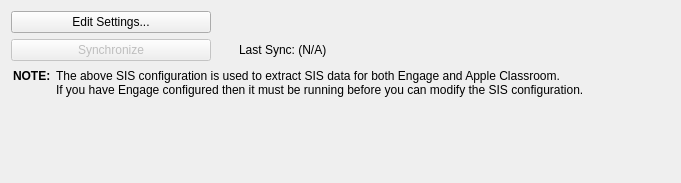
<?xml version="1.0" encoding="UTF-8"?>
<ui version="4.0">
 <class>SisPreferencesWidget</class>
 <widget class="QWidget" name="SisPreferencesWidget">
  <property name="geometry">
   <rect>
    <x>0</x>
    <y>0</y>
    <width>681</width>
    <height>183</height>
   </rect>
  </property>
  <property name="windowTitle">
   <string>Form</string>
  </property>
  <layout class="QVBoxLayout" name="verticalLayout">
   <item>
    <layout class="QGridLayout" name="gridLayout">
     <item row="0" column="0">
      <widget class="QPushButton" name="editSettingsButton">
       <property name="text">
        <string>Edit Settings...</string>
       </property>
      </widget>
     </item>
     <item row="1" column="0">
      <widget class="QPushButton" name="sisSyncButton">
       <property name="enabled">
        <bool>false</bool>
       </property>
       <property name="minimumSize">
        <size>
         <width>200</width>
         <height>0</height>
        </size>
       </property>
       <property name="text">
        <string>Synchronize</string>
       </property>
      </widget>
     </item>
     <item row="1" column="1">
      <widget class="CircularProgressIndicator" name="sisSyncCirc" native="true">
       <property name="sizePolicy">
        <sizepolicy hsizetype="Fixed" vsizetype="Preferred">
         <horstretch>0</horstretch>
         <verstretch>0</verstretch>
        </sizepolicy>
       </property>
       <property name="minimumSize">
        <size>
         <width>16</width>
         <height>16</height>
        </size>
       </property>
      </widget>
     </item>
     <item row="1" column="2">
      <widget class="QLabel" name="sisSyncLabel">
       <property name="sizePolicy">
        <sizepolicy hsizetype="Expanding" vsizetype="Preferred">
         <horstretch>1</horstretch>
         <verstretch>0</verstretch>
        </sizepolicy>
       </property>
       <property name="text">
        <string>Last Sync: (N/A)</string>
       </property>
      </widget>
     </item>
     <item row="2" column="0" colspan="3">
      <widget class="QLabel" name="label">
       <property name="text">
        <string>&lt;html&gt;&lt;head/&gt;&lt;body&gt;
&lt;table&gt;
    &lt;tr&gt;
        &lt;td&gt;&lt;span style=&quot; font-weight:600;&quot;&gt;NOTE: &lt;/span&gt;&lt;span style=&quot; font-family:'Helvetica';&quot;&gt;&lt;/td&gt;
        &lt;td&gt;The above SIS configuration is used to extract SIS data for both Engage and Apple Classroom.  &lt;br/&gt;If you have Engage configured then it must be running before you can modify the SIS configuration.&lt;/td&gt;
    &lt;/tr&gt;
&lt;/table&gt;

&lt;/body&gt;
&lt;/html&gt;</string>
       </property>
      </widget>
     </item>
     <item row="0" column="2">
      <widget class="QLabel" name="currentSettingsLabel">
       <property name="sizePolicy">
        <sizepolicy hsizetype="Preferred" vsizetype="Preferred">
         <horstretch>1</horstretch>
         <verstretch>0</verstretch>
        </sizepolicy>
       </property>
       <property name="text">
        <string/>
       </property>
      </widget>
     </item>
    </layout>
   </item>
   <item>
    <spacer name="verticalSpacer">
     <property name="orientation">
      <enum>Qt::Vertical</enum>
     </property>
     <property name="sizeHint" stdset="0">
      <size>
       <width>20</width>
       <height>40</height>
      </size>
     </property>
    </spacer>
   </item>
  </layout>
 </widget>
 <customwidgets>
  <customwidget>
   <class>CircularProgressIndicator</class>
   <extends>QWidget</extends>
   <header>FileWaveGuiLib/circularprogressindicator.h</header>
   <container>1</container>
  </customwidget>
 </customwidgets>
 <resources/>
 <connections/>
</ui>
